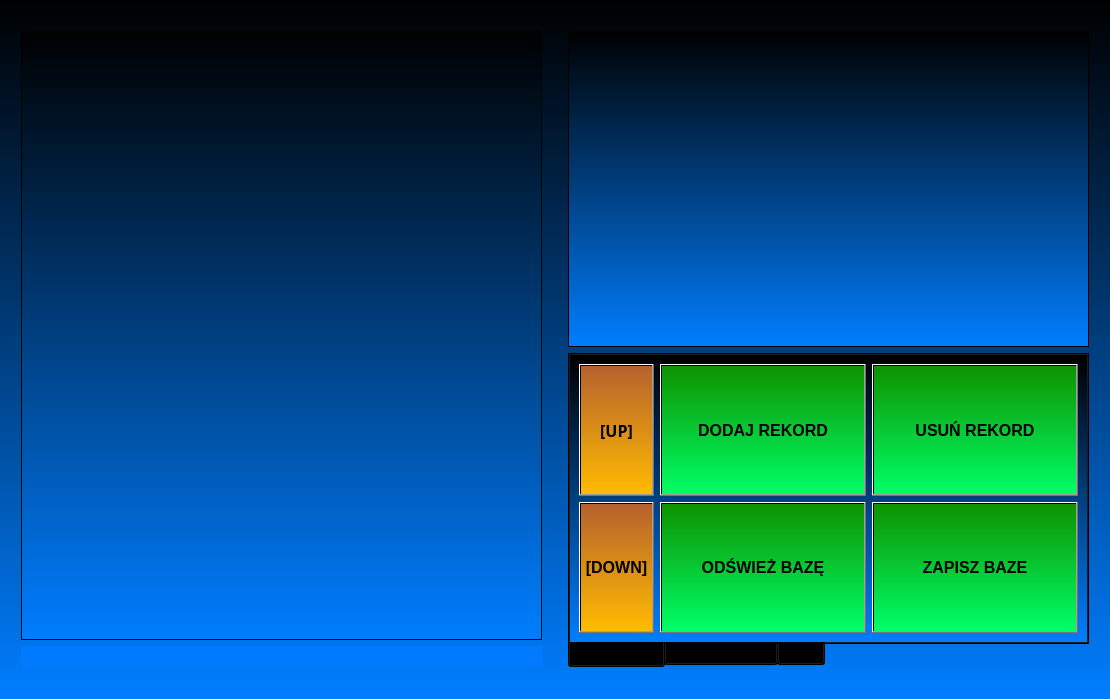
<?xml version="1.0" encoding="UTF-8"?>
<ui version="4.0">
 <class>Magazyn</class>
 <widget class="QDialog" name="Magazyn">
  <property name="geometry">
   <rect>
    <x>0</x>
    <y>0</y>
    <width>1110</width>
    <height>699</height>
   </rect>
  </property>
  <property name="windowTitle">
   <string>Dialog</string>
  </property>
  <property name="styleSheet">
   <string notr="true">background-color: qlineargradient(spread:pad, x1:0, y1:0, x2:0, y2:1, stop:0 rgba(0, 0, 0, 255), stop:1 rgba(0, 126, 255, 255));</string>
  </property>
  <layout class="QHBoxLayout" name="horizontalLayout_3">
   <item>
    <layout class="QVBoxLayout" name="verticalLayout_2">
     <property name="leftMargin">
      <number>10</number>
     </property>
     <property name="topMargin">
      <number>20</number>
     </property>
     <property name="rightMargin">
      <number>10</number>
     </property>
     <property name="bottomMargin">
      <number>20</number>
     </property>
     <item>
      <widget class="QTableWidget" name="Asortyment">
       <property name="font">
        <font>
         <family>Arial</family>
         <pointsize>12</pointsize>
        </font>
       </property>
       <property name="styleSheet">
        <string notr="true">gridline-color: white; 
background-color: qlineargradient(spread:pad, x1:0, y1:0, x2:0, y2:1, stop:0 rgba(0, 0, 0, 255), stop:1 rgba(0, 126, 255, 255));
background-image: url(:/img/Img/white_40_small.png);
 background-repeat: no-repeat;
 background-position: center;
background-opacity: 153;
gridline-color:white;
color:white
</string>
       </property>
      </widget>
     </item>
     <item>
      <widget class="QLabel" name="label_info">
       <property name="font">
        <font>
         <family>Arial</family>
         <pointsize>14</pointsize>
         <weight>75</weight>
         <bold>true</bold>
        </font>
       </property>
       <property name="styleSheet">
        <string notr="true">background-color: rgb(0, 123, 255);</string>
       </property>
       <property name="text">
        <string/>
       </property>
      </widget>
     </item>
    </layout>
   </item>
   <item>
    <layout class="QVBoxLayout" name="verticalLayout">
     <property name="leftMargin">
      <number>10</number>
     </property>
     <property name="topMargin">
      <number>20</number>
     </property>
     <property name="rightMargin">
      <number>10</number>
     </property>
     <property name="bottomMargin">
      <number>20</number>
     </property>
     <item>
      <widget class="QGraphicsView" name="graphicsView">
       <property name="styleSheet">
        <string notr="true"/>
       </property>
       <property name="backgroundBrush">
        <brush brushstyle="Dense4Pattern">
         <color alpha="255">
          <red>0</red>
          <green>0</green>
          <blue>0</blue>
         </color>
        </brush>
       </property>
       <property name="foregroundBrush">
        <brush brushstyle="Dense7Pattern">
         <color alpha="255">
          <red>0</red>
          <green>0</green>
          <blue>0</blue>
         </color>
        </brush>
       </property>
      </widget>
     </item>
     <item>
      <widget class="QTabWidget" name="tabWidget">
       <property name="styleSheet">
        <string notr="true">
QTabBar::tab {height: 70px; width: 120px};
background-color: qlineargradient(spread:pad, x1:0, y1:0, x2:0, y2:1, stop:0 rgba(0, 0, 0, 255), stop:1 rgba(0, 126, 255, 255));


</string>
       </property>
       <property name="tabPosition">
        <enum>QTabWidget::South</enum>
       </property>
       <property name="currentIndex">
        <number>0</number>
       </property>
       <widget class="QWidget" name="tab">
        <attribute name="title">
         <string>Baza Danych</string>
        </attribute>
        <layout class="QGridLayout" name="gridLayout_3">
         <item row="0" column="0">
          <widget class="QPushButton" name="pushButton_up">
           <property name="sizePolicy">
            <sizepolicy hsizetype="Minimum" vsizetype="Expanding">
             <horstretch>0</horstretch>
             <verstretch>0</verstretch>
            </sizepolicy>
           </property>
           <property name="font">
            <font>
             <family>FontAwesome</family>
             <pointsize>12</pointsize>
             <weight>75</weight>
             <bold>true</bold>
            </font>
           </property>
           <property name="styleSheet">
            <string notr="true">background-color: qlineargradient(spread:pad, x1:0, y1:1, x2:0, y2:0, stop:0 rgba(255, 187, 0, 255), stop:1 rgba(182, 97, 46, 255));</string>
           </property>
           <property name="text">
            <string>[UP]</string>
           </property>
          </widget>
         </item>
         <item row="0" column="1">
          <widget class="QPushButton" name="pushButton_add">
           <property name="sizePolicy">
            <sizepolicy hsizetype="Minimum" vsizetype="Expanding">
             <horstretch>0</horstretch>
             <verstretch>0</verstretch>
            </sizepolicy>
           </property>
           <property name="font">
            <font>
             <family>Arial</family>
             <pointsize>12</pointsize>
             <weight>75</weight>
             <bold>true</bold>
            </font>
           </property>
           <property name="styleSheet">
            <string notr="true">background-color: qlineargradient(spread:pad, x1:0, y1:0, x2:0, y2:1, stop:0 rgba(14, 146, 0, 255), stop:1 rgba(0, 255, 104, 255));</string>
           </property>
           <property name="text">
            <string>DODAJ REKORD</string>
           </property>
          </widget>
         </item>
         <item row="1" column="0">
          <widget class="QPushButton" name="pushButton_down">
           <property name="sizePolicy">
            <sizepolicy hsizetype="Fixed" vsizetype="Expanding">
             <horstretch>0</horstretch>
             <verstretch>0</verstretch>
            </sizepolicy>
           </property>
           <property name="font">
            <font>
             <family>Arial</family>
             <pointsize>12</pointsize>
             <weight>75</weight>
             <bold>true</bold>
            </font>
           </property>
           <property name="styleSheet">
            <string notr="true">background-color: qlineargradient(spread:pad, x1:0, y1:1, x2:0, y2:0, stop:0 rgba(255, 187, 0, 255), stop:1 rgba(182, 97, 46, 255));</string>
           </property>
           <property name="text">
            <string>[DOWN]</string>
           </property>
          </widget>
         </item>
         <item row="0" column="2">
          <widget class="QPushButton" name="pushButton_delete">
           <property name="sizePolicy">
            <sizepolicy hsizetype="Minimum" vsizetype="Expanding">
             <horstretch>0</horstretch>
             <verstretch>0</verstretch>
            </sizepolicy>
           </property>
           <property name="font">
            <font>
             <family>Arial</family>
             <pointsize>12</pointsize>
             <weight>75</weight>
             <bold>true</bold>
            </font>
           </property>
           <property name="styleSheet">
            <string notr="true">background-color: qlineargradient(spread:pad, x1:0, y1:0, x2:0, y2:1, stop:0 rgba(14, 146, 0, 255), stop:1 rgba(0, 255, 104, 255));</string>
           </property>
           <property name="text">
            <string>USUŃ REKORD</string>
           </property>
          </widget>
         </item>
         <item row="1" column="1">
          <widget class="QPushButton" name="pushButton_refresh">
           <property name="sizePolicy">
            <sizepolicy hsizetype="Minimum" vsizetype="Expanding">
             <horstretch>0</horstretch>
             <verstretch>0</verstretch>
            </sizepolicy>
           </property>
           <property name="font">
            <font>
             <family>Arial</family>
             <pointsize>12</pointsize>
             <weight>75</weight>
             <bold>true</bold>
            </font>
           </property>
           <property name="styleSheet">
            <string notr="true">background-color: qlineargradient(spread:pad, x1:0, y1:0, x2:0, y2:1, stop:0 rgba(14, 146, 0, 255), stop:1 rgba(0, 255, 104, 255));</string>
           </property>
           <property name="text">
            <string>ODŚWIEŻ BAZĘ</string>
           </property>
          </widget>
         </item>
         <item row="1" column="2">
          <widget class="QPushButton" name="pushButton_save">
           <property name="sizePolicy">
            <sizepolicy hsizetype="Minimum" vsizetype="Expanding">
             <horstretch>0</horstretch>
             <verstretch>0</verstretch>
            </sizepolicy>
           </property>
           <property name="font">
            <font>
             <family>Arial</family>
             <pointsize>12</pointsize>
             <weight>75</weight>
             <bold>true</bold>
            </font>
           </property>
           <property name="styleSheet">
            <string notr="true">background-color: qlineargradient(spread:pad, x1:0, y1:0, x2:0, y2:1, stop:0 rgba(14, 146, 0, 255), stop:1 rgba(0, 255, 104, 255));</string>
           </property>
           <property name="text">
            <string>ZAPISZ BAZE</string>
           </property>
          </widget>
         </item>
        </layout>
       </widget>
       <widget class="QWidget" name="tab_2">
        <attribute name="title">
         <string>Mapa Magazynu</string>
        </attribute>
        <layout class="QGridLayout" name="gridLayout_4">
         <item row="0" column="1">
          <widget class="QPushButton" name="pushButton">
           <property name="sizePolicy">
            <sizepolicy hsizetype="Minimum" vsizetype="Expanding">
             <horstretch>0</horstretch>
             <verstretch>0</verstretch>
            </sizepolicy>
           </property>
           <property name="font">
            <font>
             <family>Arial</family>
             <pointsize>12</pointsize>
             <weight>75</weight>
             <bold>true</bold>
            </font>
           </property>
           <property name="styleSheet">
            <string notr="true">background-color: qlineargradient(spread:pad, x1:0, y1:1, x2:0, y2:0, stop:0 rgba(159, 255, 106, 255), stop:0.994318 rgba(30, 30, 30, 255));</string>
           </property>
           <property name="text">
            <string>USUŃ LOKALIZACJĘ</string>
           </property>
          </widget>
         </item>
         <item row="0" column="0">
          <widget class="QPushButton" name="pushButton_2">
           <property name="sizePolicy">
            <sizepolicy hsizetype="Minimum" vsizetype="Expanding">
             <horstretch>0</horstretch>
             <verstretch>0</verstretch>
            </sizepolicy>
           </property>
           <property name="font">
            <font>
             <family>Arial</family>
             <pointsize>12</pointsize>
             <weight>75</weight>
             <bold>true</bold>
            </font>
           </property>
           <property name="styleSheet">
            <string notr="true">background-color: qlineargradient(spread:pad, x1:0, y1:1, x2:0, y2:0, stop:0 rgba(159, 255, 106, 255), stop:0.994318 rgba(30, 30, 30, 255));</string>
           </property>
           <property name="text">
            <string>PRZYPISZ LOKALIZACJĘ</string>
           </property>
          </widget>
         </item>
         <item row="1" column="0">
          <widget class="QPushButton" name="pushButton_3">
           <property name="sizePolicy">
            <sizepolicy hsizetype="Minimum" vsizetype="Expanding">
             <horstretch>0</horstretch>
             <verstretch>0</verstretch>
            </sizepolicy>
           </property>
           <property name="font">
            <font>
             <family>Arial</family>
             <pointsize>12</pointsize>
             <weight>75</weight>
             <bold>true</bold>
            </font>
           </property>
           <property name="styleSheet">
            <string notr="true">background-color: qlineargradient(spread:pad, x1:0, y1:1, x2:0, y2:0, stop:0 rgba(159, 255, 106, 255), stop:0.994318 rgba(30, 30, 30, 255));</string>
           </property>
           <property name="text">
            <string>WYCZYŚĆ WSZYSTKO</string>
           </property>
          </widget>
         </item>
         <item row="1" column="1">
          <widget class="QPushButton" name="pushButton_4">
           <property name="sizePolicy">
            <sizepolicy hsizetype="Minimum" vsizetype="Expanding">
             <horstretch>0</horstretch>
             <verstretch>0</verstretch>
            </sizepolicy>
           </property>
           <property name="font">
            <font>
             <family>Arial</family>
             <pointsize>12</pointsize>
             <weight>75</weight>
             <bold>true</bold>
            </font>
           </property>
           <property name="styleSheet">
            <string notr="true">background-color: qlineargradient(spread:pad, x1:0, y1:1, x2:0, y2:0, stop:0 rgba(159, 255, 106, 255), stop:0.994318 rgba(30, 30, 30, 255));</string>
           </property>
           <property name="text">
            <string>PRZYPISZ WSZYSTKIM</string>
           </property>
          </widget>
         </item>
        </layout>
       </widget>
       <widget class="QWidget" name="tab_3">
        <attribute name="title">
         <string>SQL</string>
        </attribute>
        <layout class="QGridLayout" name="gridLayout_2">
         <item row="1" column="0" colspan="2">
          <widget class="QLineEdit" name="lineEdit">
           <property name="sizePolicy">
            <sizepolicy hsizetype="Expanding" vsizetype="Preferred">
             <horstretch>0</horstretch>
             <verstretch>0</verstretch>
            </sizepolicy>
           </property>
           <property name="minimumSize">
            <size>
             <width>0</width>
             <height>50</height>
            </size>
           </property>
           <property name="styleSheet">
            <string notr="true">background-color: rgb(235, 235, 235);</string>
           </property>
          </widget>
         </item>
         <item row="2" column="0">
          <widget class="QPushButton" name="pushButton_5">
           <property name="sizePolicy">
            <sizepolicy hsizetype="Minimum" vsizetype="Expanding">
             <horstretch>0</horstretch>
             <verstretch>0</verstretch>
            </sizepolicy>
           </property>
           <property name="font">
            <font>
             <family>Arial</family>
             <pointsize>14</pointsize>
             <weight>75</weight>
             <bold>true</bold>
            </font>
           </property>
           <property name="styleSheet">
            <string notr="true">background-color: qlineargradient(spread:pad, x1:0, y1:0, x2:0, y2:1, stop:0 rgba(14, 146, 0, 255), stop:1 rgba(0, 255, 104, 255));</string>
           </property>
           <property name="text">
            <string>WYKONAJ</string>
           </property>
          </widget>
         </item>
         <item row="2" column="1">
          <widget class="QPushButton" name="pushButton_6">
           <property name="sizePolicy">
            <sizepolicy hsizetype="Minimum" vsizetype="Expanding">
             <horstretch>0</horstretch>
             <verstretch>0</verstretch>
            </sizepolicy>
           </property>
           <property name="font">
            <font>
             <family>Arial</family>
             <pointsize>14</pointsize>
             <weight>75</weight>
             <bold>true</bold>
            </font>
           </property>
           <property name="styleSheet">
            <string notr="true">background-color: qlineargradient(spread:pad, x1:0, y1:0, x2:0, y2:1, stop:0 rgba(14, 146, 0, 255), stop:1 rgba(0, 255, 104, 255));</string>
           </property>
           <property name="text">
            <string>WYCZYŚĆ</string>
           </property>
          </widget>
         </item>
         <item row="0" column="0" colspan="2">
          <widget class="QLabel" name="label">
           <property name="font">
            <font>
             <family>Arial</family>
             <pointsize>14</pointsize>
             <weight>75</weight>
             <bold>true</bold>
            </font>
           </property>
           <property name="styleSheet">
            <string notr="true">COLOR:WHITE;
background-color: rgb(0, 0, 0);</string>
           </property>
           <property name="text">
            <string>MySQL Command Panel</string>
           </property>
           <property name="alignment">
            <set>Qt::AlignCenter</set>
           </property>
          </widget>
         </item>
        </layout>
       </widget>
      </widget>
     </item>
    </layout>
   </item>
  </layout>
 </widget>
 <resources/>
 <connections/>
</ui>
